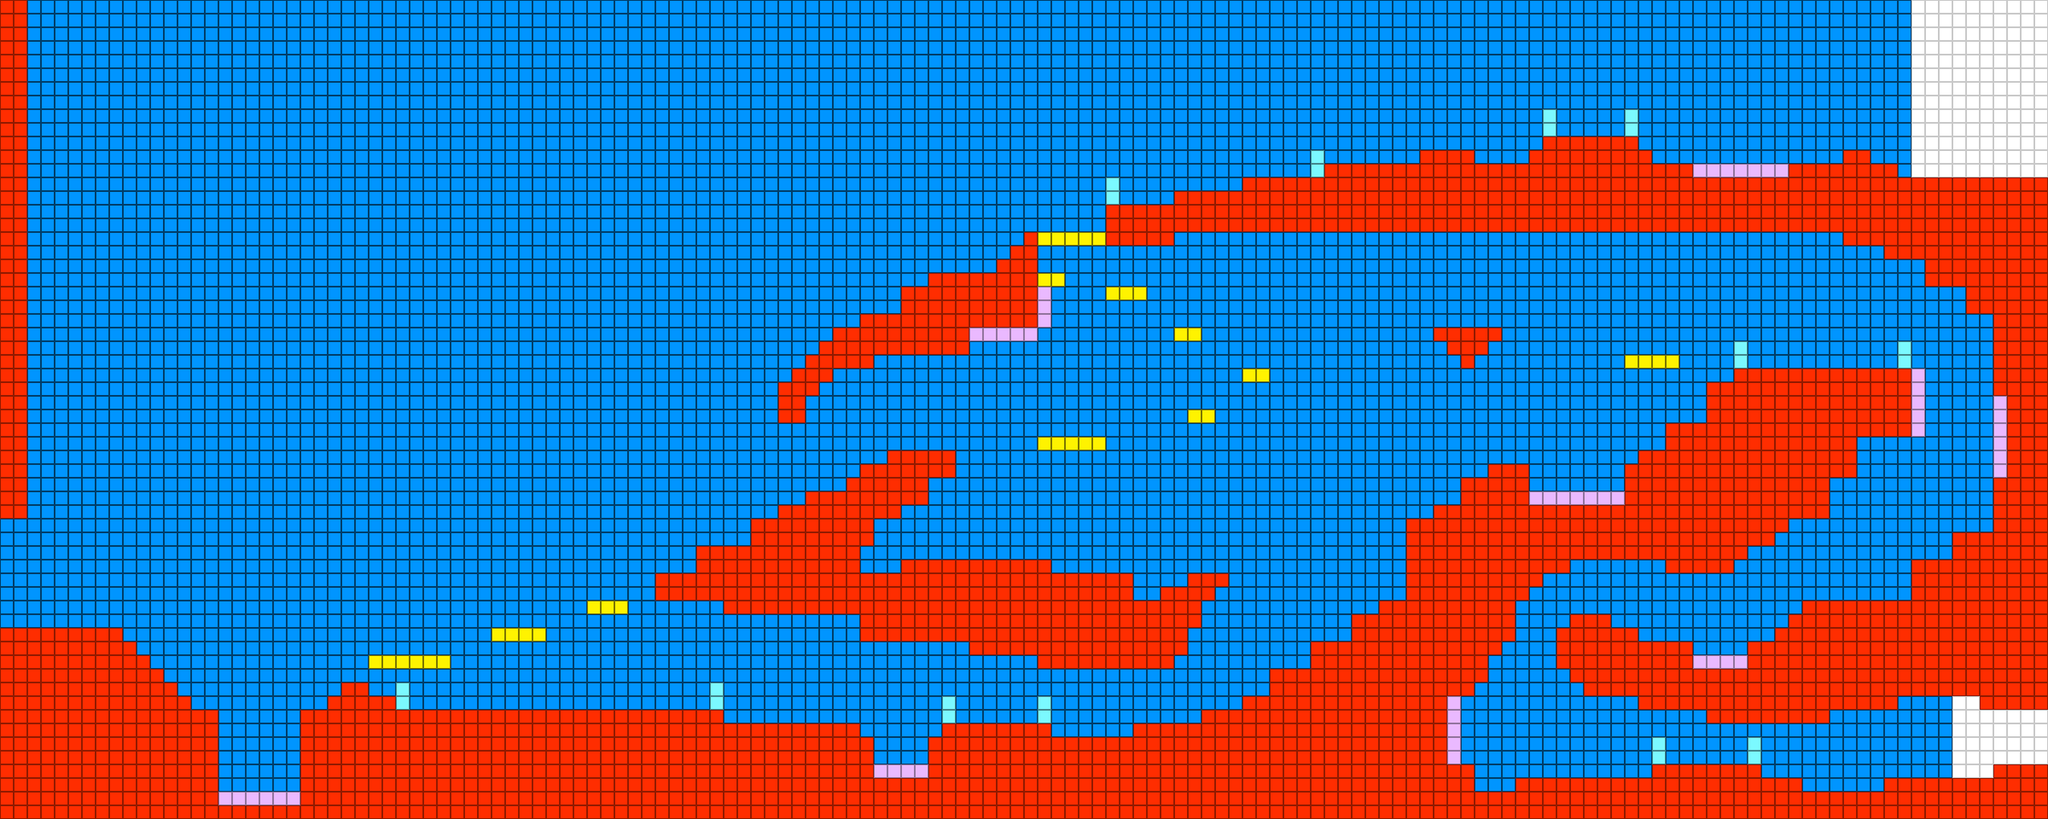

A 2D game scene composited from a Tiled map and its tileset images. What follows is a short description and the map's XML, with each tile layer's data collapsed to a summary:
An orthogonal 150x60 tile map with 16x16 px tiles, 6 tile layers (Fondo, Solido, Limite, Semi, ...) and 20 objects.

<map version="1.10" tiledversion="1.10.2" orientation="orthogonal" renderorder="right-down" width="150" height="60" tilewidth="16" tileheight="16" infinite="0" nextlayerid="12" nextobjectid="22">
 <tileset firstgid="1" source="prueba1.tsx" />
 <layer id="1" name="Fondo" width="150" height="60">
  <data>[9000 cells, 9000 non-empty, 1 distinct tile ids]</data>
 </layer>
 <layer id="2" name="Solido" width="150" height="60">
  <data>[9000 cells, 2536 non-empty, 1 distinct tile ids]</data>
 </layer>
 <layer id="7" name="Limite" width="150" height="60">
  <data>[9000 cells, 24 non-empty, 1 distinct tile ids]</data>
 </layer>
 <layer id="4" name="Semi" width="150" height="60">
  <data>[9000 cells, 38 non-empty, 1 distinct tile ids]</data>
 </layer>
 <layer id="5" name="Pincho" width="150" height="60">
  <data>[9000 cells, 52 non-empty, 1 distinct tile ids]</data>
 </layer>
 <layer id="6" name="Meta" width="150" height="60">
  <data>[9000 cells, 163 non-empty, 1 distinct tile ids]</data>
 </layer>
 <objectgroup id="8" name="Jugador">
  <object id="1" gid="122" x="64" y="736" width="16" height="32" />
 </objectgroup>
 <objectgroup id="9" name="Esperanza">
  <object id="2" gid="122" x="473" y="744" width="16" height="16" />
  <object id="3" gid="122" x="905" y="548" width="16" height="16" />
  <object id="4" gid="122" x="1259" y="500" width="16" height="16" />
  <object id="5" gid="122" x="1242" y="240" width="16" height="16" />
  <object id="6" gid="122" x="1607" y="157" width="16" height="16" />
  <object id="7" gid="122" x="2175" y="133" width="16" height="16" />
  <object id="8" gid="122" x="1711" y="367" width="16" height="16" />
  <object id="9" gid="122" x="1785" y="871" width="16" height="16" />
  <object id="10" gid="122" x="2235" y="616" width="16" height="16" />
  <object id="11" gid="122" x="2168" y="378" width="16" height="16" />
 </objectgroup>
 <objectgroup id="10" name="Pociones">
  <object id="12" gid="244" x="1048" y="312" width="16" height="16" />
  <object id="13" gid="244" x="1417" y="648" width="16" height="16" />
  <object id="14" gid="244" x="1817" y="376" width="16" height="16" />
 </objectgroup>
 <objectgroup id="11" name="Enemigos">
  <object id="15" gid="121" x="784" y="832" width="16" height="32" />
  <object id="16" gid="121" x="2112" y="432" width="16" height="32" />
  <object id="17" gid="121" x="1856" y="160" width="16" height="32" />
  <object id="19" gid="121" x="2000" y="896" width="16" height="32" />
  <object id="20" gid="121" x="1168" y="848" width="16" height="32" />
  <object id="21" gid="121" x="1504" y="208" width="16" height="32" />
 </objectgroup>
</map>
